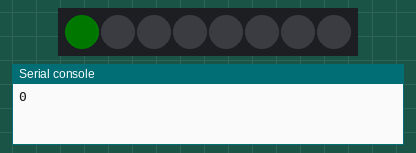
Recording of a program running on a simulated Raspberry Pi Pico running MicroPython. Parts: 8 RGB LEDs in strip order, left to right, the last lines printed to the serial console. Dim RGB values are drawn brighter than linear.

Above: at 0.05 s.
At 1.0 s:
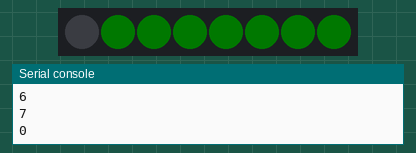
At 1.44 s:
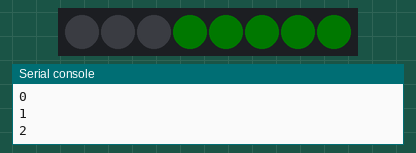
At 1.89 s:
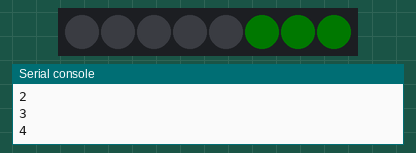
At 2.33 s:
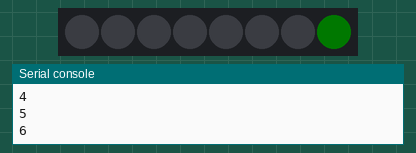
At 2.7 s:
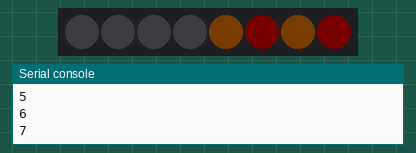
Timing chart, 0 to 40.0 s (numbered marks = the images above):
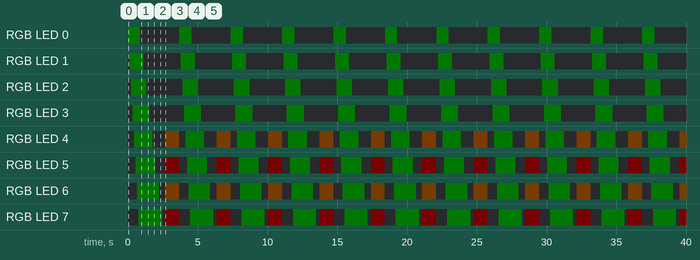

The program:

ws2812_pixel.py
```python
import array, time
from machine import Pin
from time import sleep
#import rp2

# Configure the number of WS2812 LEDs, pins and brightness.
NUM_LEDS = 8
PIN_NUM = 28
brightness = 1


@rp2.asm_pio(sideset_init=rp2.PIO.OUT_LOW, out_shiftdir=rp2.PIO.SHIFT_LEFT, autopull=True, pull_thresh=24)
def ws2812():
    T1 = 2
    T2 = 5
    T3 = 3
    wrap_target()
    label("bitloop")
    out(x, 1).side(0)[2]
    jmp(not_x, "do_zero").side(1)[1]
    jmp("bitloop").side(1)[4]
    label("do_zero")
    nop().side(0)[4]

# Create the StateMachine with the ws2812 program, outputting on Pin(28).#wrap()
sm = rp2.StateMachine(0, ws2812, freq=8000000, sideset_base=Pin(PIN_NUM))

# Start the StateMachine, it will wait for data on its FIFO.
sm.active(1)

# Display a pattern on the LEDs via an array of LED RGB values.
ar = array.array("I", [0 for _ in range(NUM_LEDS)])

def pixels_show(br):
    dimmer_ar = array.array("I", [0 for _ in range(NUM_LEDS)])
    for i,c in enumerate(ar):  #enumerate
        r = int(((c >> 8) & 0xFF) * br)
        g = int(((c >> 16) & 0xFF) * br)
        b = int((c & 0xFF) * br)
        dimmer_ar[i] = (g<<16) + (r<<8) + b
    sm.put(dimmer_ar, 8)
    time.sleep_ms(10)

def pixels_set(i, color):
    ar[i] = (color[1]<<16) + (color[0]<<8) + color[2]

BLACK = (0, 0, 0)
RED = (255, 0, 0)
YELLOW = (255, 150, 0)
GREEN = (0, 255, 0)
CYAN = (0, 255, 255)
BLUE = (0, 0, 255)
PURPLE = (180, 0, 255)
WHITE = (255, 255, 255)
COLORS = (BLACK, RED, YELLOW, GREEN, CYAN, BLUE, PURPLE, WHITE)


while True:
    for i in range(NUM_LEDS):
        print(i)
        pixels_set(i, GREEN)
        pixels_show(0.01)
        time.sleep(0.1)
    for i in range(NUM_LEDS):
        print(i)
        pixels_set(i, BLACK)
        pixels_show(0.01)
        time.sleep(0.1)
        pixels_set(i, BLACK)
        pixels_show(0.01)
        time.sleep(0.1)
    pixels_set(i, BLACK)
    pixels_show(1)
    pixels_set(4, YELLOW)
    pixels_set(5, RED)
    pixels_set(6, YELLOW)
    pixels_set(7, RED)
    pixels_show(0.01)
    sleep(1)
    pixels_set(7, BLACK)
    pixels_set(6, BLACK)
    pixels_set(5, BLACK)
    pixels_set(4, BLACK)
    pixels_show(1)
```

Measured:
- by itself, RGB LED 0: alternates RGB(0, 2, 0) for 0.89 s and off for 2.8 s
- by itself, RGB LED 1: alternates RGB(0, 2, 0) for 1.0 s and off for 2.7 s
- by itself, RGB LED 2: alternates RGB(0, 2, 0) for 1.1 s and off for 2.6 s
- by itself, RGB LED 3: alternates RGB(0, 2, 0) for 1.2 s and off for 2.5 s
- by itself, RGB LED 4: repeats every 3.7 s: off 0.90 s, RGB(2, 1, 0) 1.0 s, off 0.45 s, RGB(0, 2, 0) 1.3 s
- by itself, RGB LED 5: repeats every 3.7 s: off 0.67 s, RGB(2, 0, 0) 1.0 s, off 0.56 s, RGB(0, 2, 0) 1.4 s
- by itself, RGB LED 6: repeats every 3.7 s: off 0.45 s, RGB(2, 1, 0) 1.0 s, off 0.67 s, RGB(0, 2, 0) 1.6 s
- by itself, RGB LED 7: repeats every 3.7 s: off 0.23 s, RGB(2, 0, 0) 1.0 s, off 0.79 s, RGB(0, 2, 0) 1.7 s
